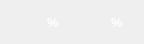
  <widget class="QWidget" name="layoutWidget_13">
   <property name="geometry">
    <rect>
     <x>490</x>
     <y>630</y>
     <width>128</width>
     <height>26</height>
    </rect>
   </property>
   <layout class="QHBoxLayout" name="horizontalLayout_13">
    <item>
     <layout class="QHBoxLayout" name="horizontalLayout_14">
      <item>
       <widget class="QLabel" name="lb_Lect_FC62107A">
        <property name="minimumSize">
         <size>
          <width>30</width>
          <height>18</height>
         </size>
        </property>
        <property name="maximumSize">
         <size>
          <width>30</width>
          <height>18</height>
         </size>
        </property>
        <property name="font">
         <font>
          <pointsize>10</pointsize>
          <weight>75</weight>
          <bold>true</bold>
         </font>
        </property>
        <property name="layoutDirection">
         <enum>Qt::LeftToRight</enum>
        </property>
        <property name="styleSheet">
         <string notr="true">background-color:none;
color: rgb(255, 255, 255);</string>
        </property>
        <property name="text">
         <string/>
        </property>
        <property name="alignment">
         <set>Qt::AlignRight|Qt::AlignTrailing|Qt::AlignVCenter</set>
        </property>
       </widget>
      </item>
      <item>
       <widget class="QLabel" name="lb_Unit_FC62107A">
        <property name="minimumSize">
         <size>
          <width>22</width>
          <height>22</height>
         </size>
        </property>
        <property name="maximumSize">
         <size>
          <width>22</width>
          <height>22</height>
         </size>
        </property>
        <property name="font">
         <font>
          <pointsize>10</pointsize>
          <weight>75</weight>
          <bold>true</bold>
         </font>
        </property>
        <property name="layoutDirection">
         <enum>Qt::LeftToRight</enum>
        </property>
        <property name="styleSheet">
         <string notr="true">background-color:none;
color: rgb(255, 255, 255);</string>
        </property>
        <property name="text">
         <string>%</string>
        </property>
        <property name="alignment">
         <set>Qt::AlignLeading|Qt::AlignLeft|Qt::AlignVCenter</set>
        </property>
       </widget>
      </item>
     </layout>
    </item>
    <item>
     <layout class="QHBoxLayout" name="horizontalLayout_15">
      <item>
       <widget class="QLabel" name="lb_Lect_FC62107B">
        <property name="minimumSize">
         <size>
          <width>30</width>
          <height>18</height>
         </size>
        </property>
        <property name="maximumSize">
         <size>
          <width>30</width>
          <height>18</height>
         </size>
        </property>
        <property name="font">
         <font>
          <pointsize>10</pointsize>
          <weight>75</weight>
          <bold>true</bold>
         </font>
        </property>
        <property name="layoutDirection">
         <enum>Qt::LeftToRight</enum>
        </property>
        <property name="styleSheet">
         <string notr="true">background-color:none;
color: rgb(255, 255, 255);</string>
        </property>
        <property name="text">
         <string/>
        </property>
        <property name="alignment">
         <set>Qt::AlignRight|Qt::AlignTrailing|Qt::AlignVCenter</set>
        </property>
       </widget>
      </item>
      <item>
       <widget class="QLabel" name="lb_Unit_FC62107B">
        <property name="minimumSize">
         <size>
          <width>22</width>
          <height>22</height>
         </size>
        </property>
        <property name="maximumSize">
         <size>
          <width>22</width>
          <height>22</height>
         </size>
        </property>
        <property name="font">
         <font>
          <pointsize>10</pointsize>
          <weight>75</weight>
          <bold>true</bold>
         </font>
        </property>
        <property name="layoutDirection">
         <enum>Qt::LeftToRight</enum>
        </property>
        <property name="styleSheet">
         <string notr="true">background-color:none;
color: rgb(255, 255, 255);</string>
        </property>
        <property name="text">
         <string>%</string>
        </property>
        <property name="alignment">
         <set>Qt::AlignLeading|Qt::AlignLeft|Qt::AlignVCenter</set>
        </property>
       </widget>
      </item>
     </layout>
    </item>
   </layout>
  </widget>
